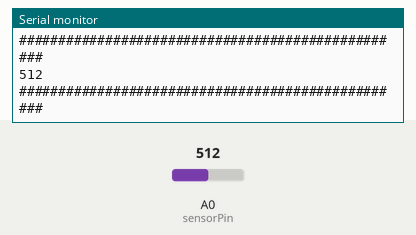
Recording of a sketch running on a simulated Arduino Uno, built with avr-gcc and run on an emulated ATmega328P. Parts: the last lines printed to the serial monitor. The test bench sets the inputs (shaded band); at power-on: A0 (sensorPin) = 512.

Above: at 1.2 s.
1.3 s: A0 (sensorPin) set to 716
At 1.72 s:
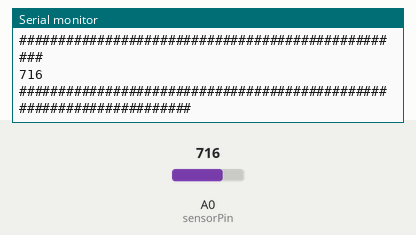
3.3 s: A0 (sensorPin) set to 900
At 3.6 s:
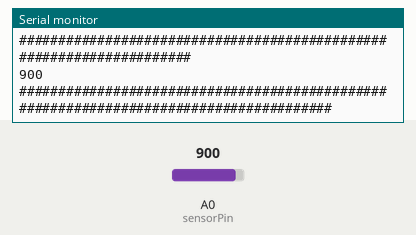
5.2 s: A0 (sensorPin) set to 1023
At 5.59 s:
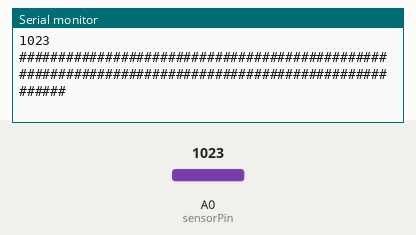
7.2 s: A0 (sensorPin) set to 511
At 7.64 s:
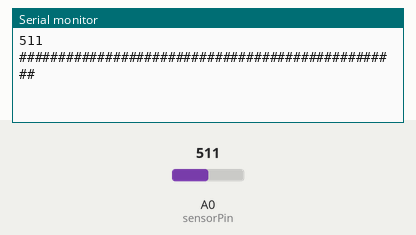
9.2 s: A0 (sensorPin) set to 306
At 9.46 s:
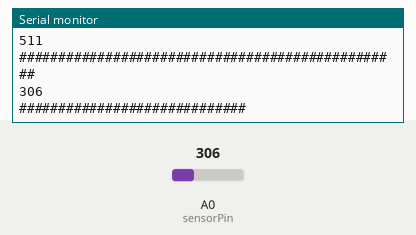
11.0 s: A0 (sensorPin) set to 122
At 11.26 s:
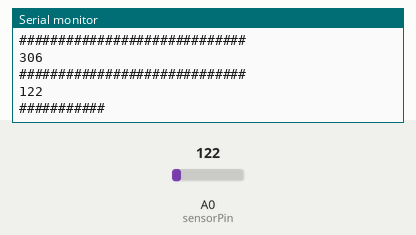
Timing chart, 0 to 13.8 s (numbered marks = the images above; inputs shaded):
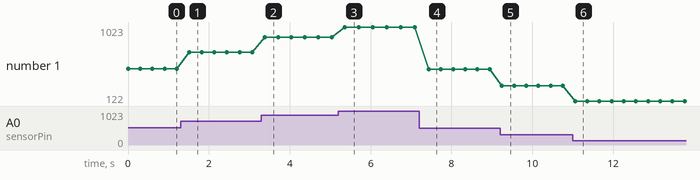

The sketch:

main.ino
```cpp
#define sensorPin A0

int sensorValue = 0;
String powerBar = "";
char barSymbol = '#';


String drawBar(unsigned long value) {
  Serial.println(value);
  String str = "";
  value = value * 100 / 1023; // Using a long int is necessary to prevent overflow in this line
  for(int i = 1; i <= value; i++) {
    str += barSymbol;
  }
  //Serial.println(value);
  return str;
}

void setup() {
  Serial.begin(9600);
}

void loop() {
  sensorValue = analogRead(sensorPin);
  powerBar = drawBar(sensorValue);
  Serial.println(powerBar);
  delay(300);
}
```

Measured:
- after the input at 1.3 s, the serial monitor: prints a new line after 0.21 s (image 1)
- after the input at 3.3 s, the serial monitor: prints a new line after 0.08 s (image 2)
- after the input at 5.2 s, the serial monitor: prints a new line after 0.16 s (image 3)
- after the input at 7.2 s, the serial monitor: prints a new line after 0.23 s (image 4)
- after the input at 9.2 s, the serial monitor: prints a new line after 0.05 s (image 5)
- after the input at 11.0 s, the serial monitor: prints a new line after 0.06 s (image 6)
- plotted number 1: 512 → 716 after the input at 1.3 s, 716 → 900 after the input at 3.3 s, 900 → 1023 after the input at 5.2 s, 1023 → 511 after the input at 7.2 s, 511 → 306 after the input at 9.2 s
